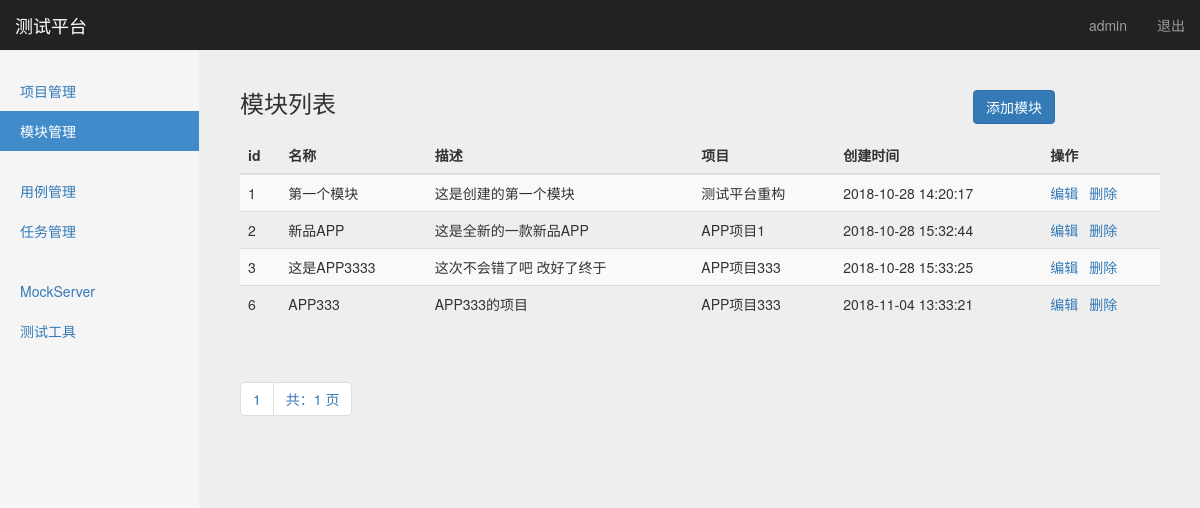
The page /manage/module_manage/ (signed in) on the database its author committed.
### project_app/models.py (models this page shows, shortened)
class Module(models.Model):
    project = models.ForeignKey(ProjectManage, on_delete=models.CASCADE)
    title = models.CharField("名称", max_length=100, blank=False, default="")  # 名称
    description = models.TextField("描述", max_length=100, default="")  # 描述
    create_time = models.DateTimeField("创建时间", auto_now_add=True)  # 创建时间

class ProjectManage(models.Model):
    title = models.CharField("名称", max_length=100, blank=False, default="")  # 名称
    description = models.TextField("描述", max_length=100, default="")  # 描述
    status = models.BooleanField("status", default=True)  # 状态
    create_time = models.DateTimeField("创建时间", auto_now_add=True)  # 创建时间
    def __str__(self):
        return self.title

### project_app/views/module_views.py (the view)
# urls.py: path('module_manage/', module_views.module_manage),
@login_required
def module_manage(request):
    username = request.session.get('user1', '')  # 读取浏览器cookies
    manage_list = Module.objects.get_queryset().order_by('id')
    paginator = Paginator(manage_list, 10)
    page = request.GET.get("page")
    try:
        contacts = paginator.page(page)
    except PageNotAnInteger:
        contacts = paginator.page(1)
    except EmptyPage:
        contacts = paginator.page(paginator.num_pages)
    return render(request, "module_manage.html", {"user": username,
                                                  "modules": contacts,
                                                  "type": "list"
                                                  })

### templates/module_manage.html (shortened to what this page needs)
{% extends "base.html" %}
{% block content %}
  <body>
    <nav class="navbar navbar-inverse navbar-fixed-top">
      <div class="container-fluid">
        <div class="navbar-header">
          <a class="navbar-brand" href="#">测试平台</a>
        </div>
        <div id="navbar" class="navbar-collapse collapse">
          <ul class="nav navbar-nav navbar-right">
            <li><a href="#">{{ user }}</a></li>
            <li><a href="/logout/">退出</a></li>
          </ul>
        </div>
      </div>
    </nav>
    <div class="container-fluid">
      <div class="row">
        <div class="col-sm-3 col-md-2 sidebar">
          <ul class="nav nav-sidebar">
            <li> <a href="/manage/project_manage/">项目管理</a></li>
            <li class="active"><a href="#">模块管理</a></li>
          </ul>
          <ul class="nav nav-sidebar">
            <li><a href="/interface/case_manage/">用例管理</a></li>
            <li><a href="">任务管理</a></li>
          </ul>
          <ul class="nav nav-sidebar">
            <li><a href="">MockServer</a></li>
            <li><a href="">测试工具</a></li>
          </ul>
        </div>
        {% if type == 'list'%}
        <div class="col-sm-9 col-sm-offset-3 col-md-10 col-md-offset-2 main">
         <div>
            <h3 class="sub-header">模块列表
                <button type="button" class="btn btn-primary" style="float: right;margin-right: 105px;"
                onclick="window.location.href='/manage/add_module/'">添加模块</button>
            </h3>
         </div>
          <div class="table-responsive">
            <table class="table table-striped">
              <thead>
                <tr>
                  <th>id</th>
                  <th>名称</th>
                  <th>描述</th>
                  <th>项目</th>
                  <th>创建时间</th>
                  <th>操作</th>
                </tr>
              </thead>
              <tbody>
                {% for module in modules %}
                  <tr>
                    <td>{{ module.id }}</td>
                    <td>{{ module.title }}</td>
                    <td>{{ module.description }}</td>
                    <td>{{ module.project }}</td>
                    <td>{{ module.create_time | date:"Y-m-d H:i:s" }}</td>
                    <td>
                      <a href="/manage/edit_module/{{module.id}}/">编辑</a>&ensp;
                      <a href="/manage/delete_module/{{module.id}}/">删除</a>
                    </td>
                  </tr>
                {% endfor %}
              </tbody>
            </table>
               <div class="pagination">
                  <span class="step-links">
                    <ul class="pagination">
                       <li><a href="#">{{ modules.number }}</a></li>
                      <li><a href="#">共：{{ modules.paginator.num_pages }} 页</a></li>
                    </ul>
                  </span>
               </div>
          </div>
        </div>
      {% endif %}
    </div>
{% endblock %}

### static/css/signin.css (style rules this page uses)
body { padding-top: 40px; padding-bottom: 40px; background-color: #eee; }

### static/css/dashboard.css (style rules this page uses)
body { padding-top: 50px; }
.sub-header { padding-bottom: 10px; border-bottom: 1px solid #eee; }
.navbar-fixed-top { border: 0; }
.sidebar { display: none; }
@media (min-width: 768px) { .sidebar { position: fixed; top: 51px; bottom: 0; left: 0; z-index: 1000; display: block; padding: 20px; overflow-x: hidden; overflow-y: auto; background-color: #f5f5f5; border-right: 1px solid #eee; } }
.nav-sidebar { margin-right: -21px; margin-bottom: 20px; margin-left: -20px; }
.nav-sidebar > li > a { padding-right: 20px; padding-left: 20px; }
.nav-sidebar > .active > a, .nav-sidebar > .active > a:hover, .nav-sidebar > .active > a:focus { color: #fff; background-color: #428bca; }
.main { padding: 20px; }
@media (min-width: 768px) { .main { padding-right: 40px; padding-left: 40px; } }

### rows shown on the page
Module: id "1", title "第一个模块", description "这是创建的第一个模块", project "测试平台重构", create_time "2018-10-28 14:20:17"
Module: id "2", title "新品APP", description "这是全新的一款新品APP", project "APP项目1", create_time "2018-10-28 15:32:44"
Module: id "3", title "这是APP3333", description "这次不会错了吧 改好了终于", project "APP项目333", create_time "2018-10-28 15:33:25"
Module: id "6", title "APP333", description "APP333的项目", project "APP项目333", create_time "2018-11-04 13:33:21"

### other values the page prints
{{ user }} "admin"
{{ modules.number }} "1"
{{ modules.paginator.num_pages }} "1"
